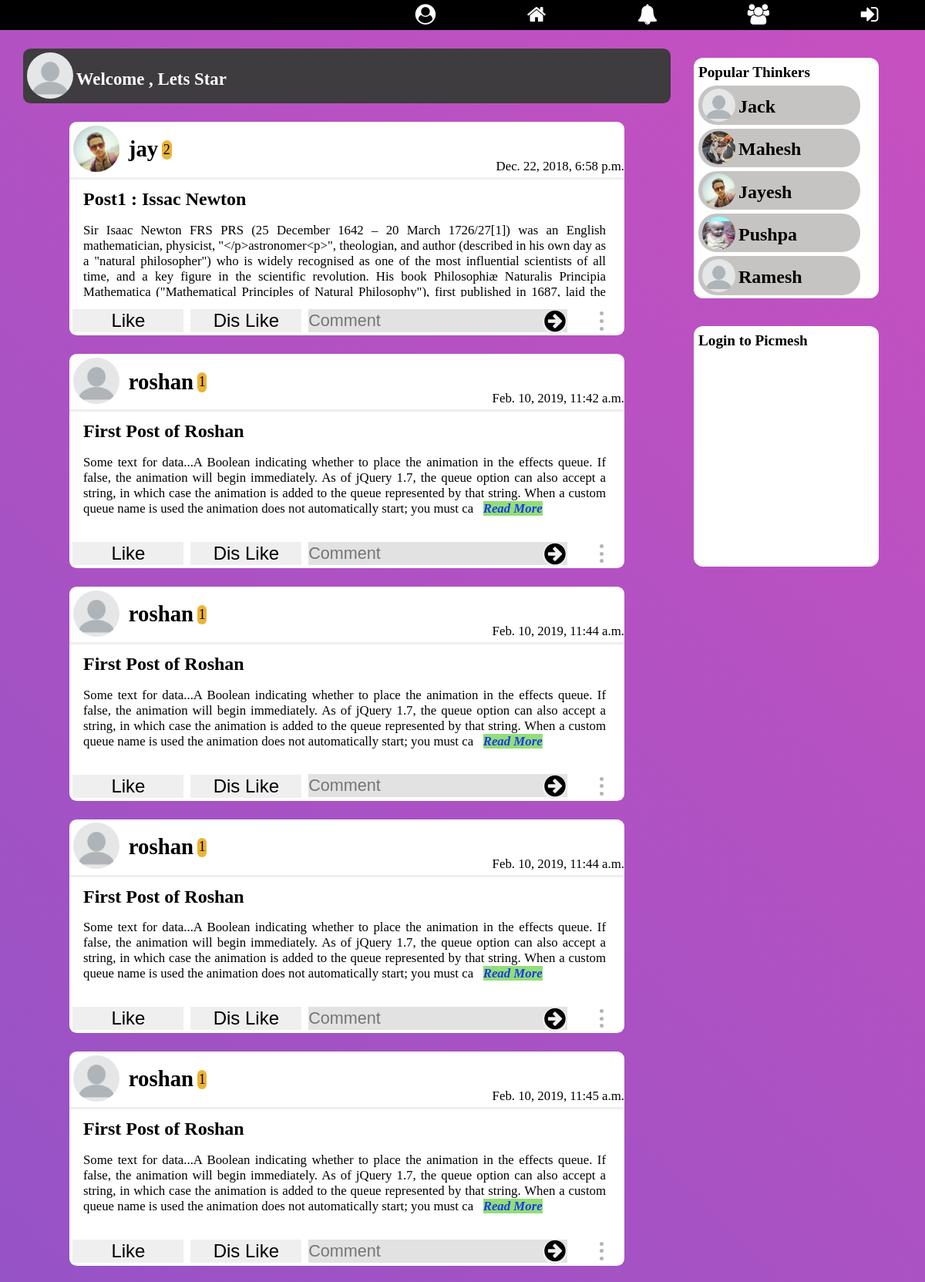
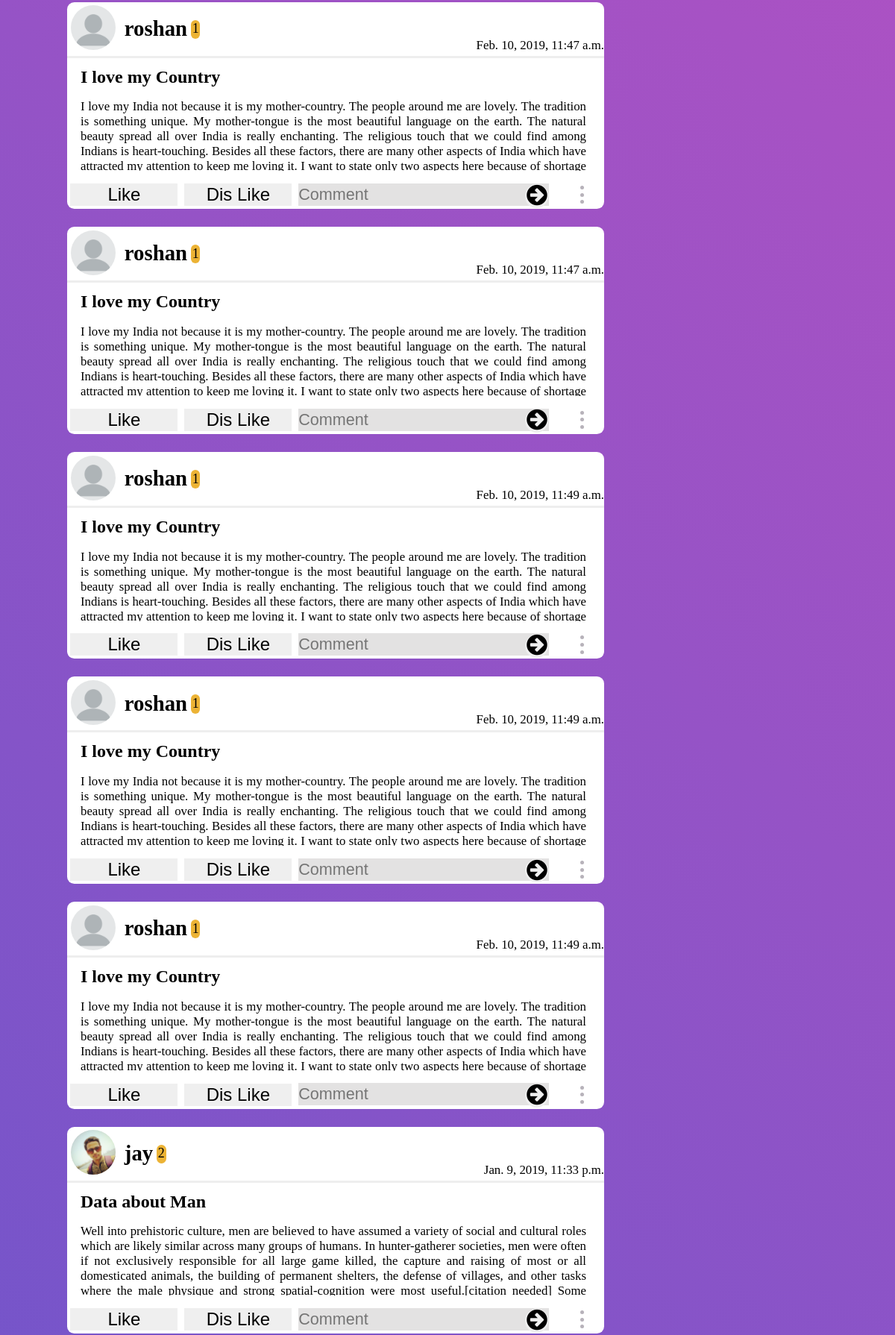
The app's page / (upper part), older data (2 pictures, top to bottom).
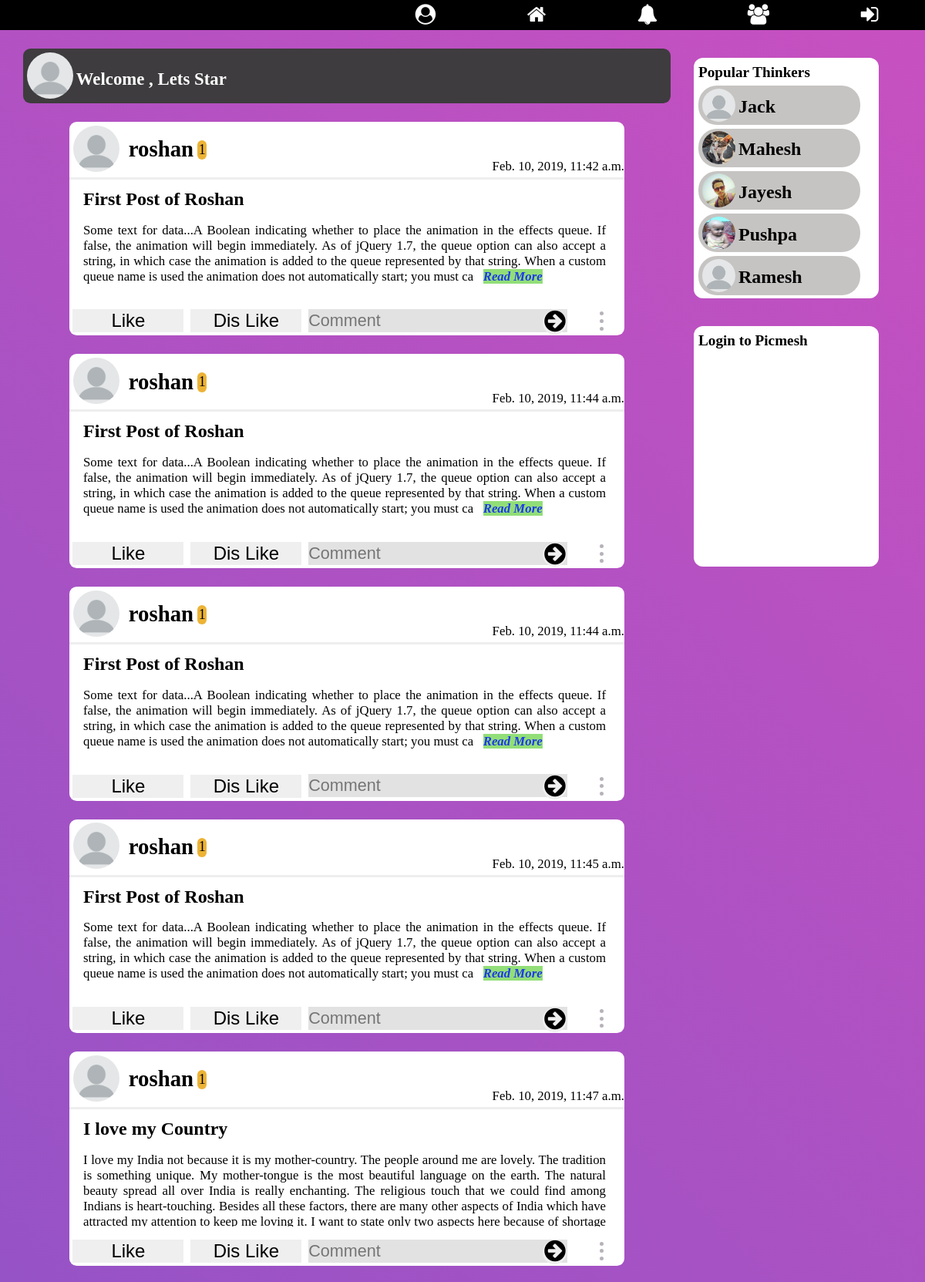
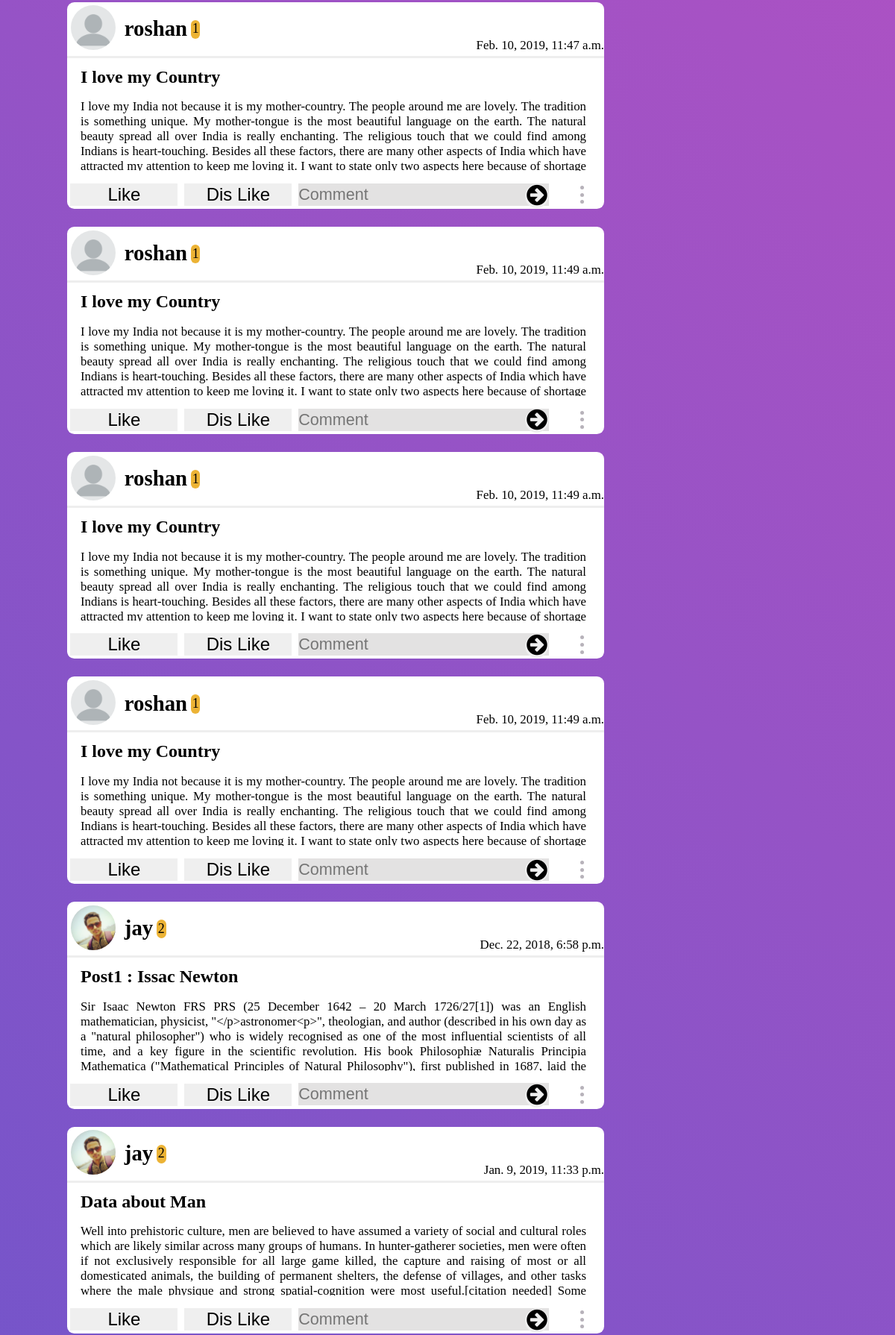
The same page, newer data (2 pictures, top to bottom).
### home/models.py (models this page shows, shortened)
class Posts(models.Model):
    choices = (
        ("1", ("Question")),
        ("2", ("Creative Idea")),
        ("3", ("Innovation")),
        ("4", ("Nightmare")),
        ("5", ("Thought"))
    )
    title = models.CharField(max_length=250, blank=False)
    content = models.TextField(max_length=15000,
                               help_text="Write Your thought here...")
    creation_time = models.DateTimeField(auto_now_add=True, editable=False)
    likes = models.ManyToManyField(User, blank=True, related_name='likes')
    dis_likes = models.ManyToManyField(User, blank=True,
                                       related_name='dis_likes')
    image = models.ImageField(blank=True,
                              help_text="Use Image for Impowring your Thought")
    last_modified = models.DateTimeField(auto_now=True, editable=False)
    user_profile = models.ForeignKey(Profile, on_delete=models.CASCADE)
    trending_ratio = models.FloatField(default=1)
    type = models.CharField(max_length=50, choices=choices)
    tags = models.CharField(max_length=250)
    views = models.ManyToManyField(User, blank=True)

### signup/models.py (models this page shows)
class Profile(models.Model):
    user = models.OneToOneField(User, on_delete=models.CASCADE)
    gender = models.CharField(max_length=10, blank=True)
    city = models.CharField(max_length=30, blank=True)
    date_of_birth = models.DateField(null=True, blank=True)
    level = models.IntegerField(default=1)
    bio = models.TextField(max_length=410, default='Edit Bio')
    profile_pic = models.ImageField(
        blank=True,
        help_text="Select Your Profile Image",
    )
    date_of_joining = models.DateTimeField(editable=False,
                                           default=timezone.now)
    follows = models.ManyToManyField('Profile')
    def __str__(self):
        return str(self.user)

### home/views.py (the view)
# urls.py: 2. Add a URL to urlpatterns:  path('', views.home, name='home')
def home(request):
    popular = Profile.objects.order_by('-level')
    if request.user.is_authenticated:
        logged_user = Profile.objects.get(user=request.user.id)
        followings = logged_user.follows.all()
        all_posts = Posts.objects.filter(user_profile__in=followings).order_by('-trending_ratio')
        print('Logged user : ', logged_user.id)
        context = {
            'all_posts': all_posts,
            'logged_user': logged_user,
            'followings': followings,
            'popular': popular,
        }
        return render(request, 'home.html', context)
    else:
        all_posts = Posts.objects.order_by('-trending_ratio')
        context = {
            'all_posts': all_posts,
            'popular': popular
        }
        return render(request, 'home.html', context)

### Notification/context_processor.py (called while the page is built)
def pass_value(request):
    if request.user.is_authenticated:
        user_prfile = Profile.objects.get(user=request.user)
        my_notif = Notifications.objects.filter(receiver=user_prfile)
        unseen_notif_count = my_notif.filter(view=False).count()
        context = {
            "my_notif": my_notif[:12],
            "unseen_notif_count": unseen_notif_count
        }
        return context
    else:
        context = {}
        return context

### home/templates/home.html (shortened to what the changed rows need)
{% extends 'base.html' %}
{% block content %}
    {% load static %}
    <link rel="stylesheet" href="{% static 'home/stylehome.css' %}">
      <div class="panel">
        <div class="posts-container">
          {% for post in all_posts %}
            <div class="posts" id="post-{{ post.id }}">
              <div class="post-header">
                <a href="profile/{{ post.user_profile.id }}">
                {% if post.user_profile.profile_pic %}
                  <img src="{{ post.user_profile.profile_pic.url }}" class="profile-pic" alt="Image not found">
                {% else %}
                  <img src="{% static 'toob/images/default-profile.png' %}" class="profile-pic" alt="Image not found">
                {% endif %}
              </a>
                <a href="profile/{{ post.user_profile.id }}"><h3 class="user-name">{{ post.user_profile }}</h3></a><span class="level">{{ post.user_profile.level }}</span>
                <span class="date">{{ post.creation_time }}</span>
              </div>
              <h2 class="thought-title">{{ post.title }}</h2>
              <p class="content" id="{{ post.id }}" onclick="showWholeContent({{ post.id }})">
                {{ post.content|slice:":1300" }} <a class="read_more" href="/details/{{ post.id }}"><b>Read More</b></a>
              </p>
              <div class="post-footer">
                {% include 'like_section.html' %}
                {% include 'dis_like_section.html' %}
                <form action="{% url 'comment_submit' post.id  %}" class="comment-form">
                  <input type="text" id="comment{{ post.id }}" name="comment" placeholder="Comment">
                  <button type="submit" class="btn comment-submit">
                    <i class="fa fa-arrow-circle-right fa-lg"></i>
                  </button>
                </form>
                <ul class="icons more-btn" id="more{{ post.id }}">
                  <li></li>
                  <li></li>
                  <li></li>
                </ul>
              </div>
            </div>
          {% endfor %}
        </div>
        <div class="following-container">
          <div class="following-box">
            {% for thinker in popular %}
            <a href="{% url 'profile' thinker.id %}">
              <div class="following">
                {% if thinker.profile_pic %}
                  <img src="{{ thinker.profile_pic.url }}" alt="" class="following-profile">
                {% else %}
                  <img src="{% static 'home/images/default-profile.png'%}" alt="" class="following-profile">
                {% endif %}
                <h3 class="user-name-profile">{{ thinker.user.first_name }}</h3>
              </div>
            </a>
            {% endfor %}
          </div>
        </div>
      </div>
{% endblock %}

### templates/like_section.html (shortened to what this page needs)
<form id="like-form{{ post.id }}">
  {% if user.is_authenticated %}
  <button type="submit" id="{{ post.id }}btn" name="like" value="{{ post.id }}" class="btn upvote">Like</button>
  <script type="text/javascript">
    function likingPost(id){
      var liked = document.getElementById(id);
      liked.style.background = "rgb(34, 233, 42)";
    }
    function dis_likingPost(id){
      var dis_liked = document.getElementById(id);
      dis_liked.style.background = "rgb(255, 0, 0)"
    }
    {% for like in post.likes.all %}
      {% if like != user %}
      {% else %}
        likingPost("{{ post.id }}btn");
      {% endif %}
    {% endfor %}
// Adding AJAX for Like button
    $(document).ready(function(event){
      $(document).on('click', '#{{ post.id }}btn', function(event){
        event.preventDefault();
        event.stopImmediatePropagation();
        pk = $(this).attr('value');
        $.ajax({
          type: 'POST',
          url: '{% url "like_post" %}',
          data: {
            'id': pk,
            'csrfmiddlewaretoken': '{{ csrf_token }}'
          },
          success:function(response){
            $('#like-form{{ post.id }}').html(response['like_form']);
            $('#dis_like-form{{ post.id }}').html(response['dis_like_form']);
            console.log('Request sent to Like_post')
            // $('#{{ post.id }}btn').style.color = 'green';
          },
          error: function(er, e){
            console.log(er.responseText);
          }
        });
      });
    });
  </script>
  {% else %}
    <button type="button" id="{{ post.id }}btn" onclick="location.href='{% url 'login' %}';" name="like" class="btn upvote">Like</button>
  {% endif %}
</form>

### templates/dis_like_section.html (shortened to what this page needs)
<form id="dis_like-form{{ post.id }}">
  {% if user.is_authenticated %}
  <button type="submit" id="{{ post.id }}btn2" name="like" value="{{ post.id }}" class="btn upvote">Dis Like</button>
  <script type="text/javascript">
    {% for dis_like in post.dis_likes.all %}
      {% if dis_like != user %}
      {% else %}
        dis_likingPost("{{ post.id }}btn2");
      {% endif %}
    {% endfor %}
// Adding AJAX for Like button
    $(document).ready(function(event){
      $(document).on('click', '#{{ post.id }}btn2', function(event){
        event.preventDefault();
        event.stopImmediatePropagation();
        pk = $(this).attr('value');
        $.ajax({
          type: 'POST',
          url: '{% url "dis_like_post" %}',
          data: {
            'id': pk,
            'csrfmiddlewaretoken': '{{ csrf_token }}'
          },
          success:function(response){
            $('#dis_like-form{{ post.id }}').html(response['dis_like_form']);
            $('#like-form{{ post.id }}').html(response['like_form']);
            console.log('Request sent to Dis_Like_post')
            // $('#{{ post.id }}btn').style.color = 'green';
          }, error: function(er, e){
            console.log(er.responseText);
          }
        });
      });
    });
  </script>
  {% else %}
    <button type="button" id="{{ post.id }}btn2" onclick="location.href='{% url 'login' %}';" name="like" class="btn upvote">Dis Like</button>
  {% endif %}
</form>

Row changes from the older to the newer data that the page shows:
changed Posts "Post1 : Issac Newton": moves down the list
